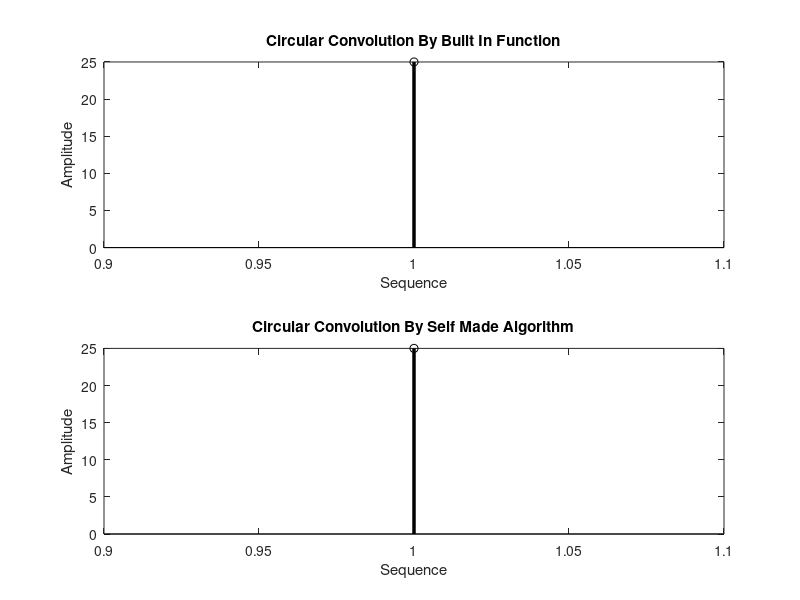

This chart was generated by the following MATLAB code:
clc
clear all
close all
xn=input('Enter first sequence:');
hn=input('Enter second sequence:');
L=length(hn)
y=zeros(1,L)
a=L;,e=L;,g=L;
b=0;,f=0;,c=0;
h=L-1;
%Multiplication of xn and hn%
for i=1:1:L
  for j=1:1:L
    z=xn(a-c)*hn(j);
     y(e-b)=y(e-b)+z
      c=c+1;
  end
    b=b+1;
    c=0;,e=L;
    %-----Swapping-----%
      for m=L:-1:2
       k=xn(L);
        for n=h:-1:1
          xn(g-f)=xn(n);
           f=f+1;
        end
            f=0;
             xn(1)=k;
      end
     %------------------%
      
end
%----------------------------%
d=cconv(xn,hn,L)
subplot(2,1,1)
stem(d,'k','linewidth',2.5)
title('Circular Convolution By Built In Function')
xlabel('Sequence')
ylabel('Amplitude')
subplot(2,1,2)
stem(y,'k','linewidth',2.5)
title('Circular Convolution By Self Made Algorithm')
xlabel('Sequence')
ylabel('Amplitude')
